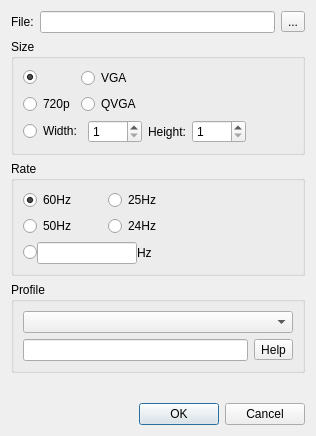
<?xml version="1.0" encoding="UTF-8"?>
<ui version="4.0">
 <class>RecordingOptions</class>
 <widget class="QDialog" name="RecordingOptions">
  <property name="geometry">
   <rect>
    <x>0</x>
    <y>0</y>
    <width>316</width>
    <height>436</height>
   </rect>
  </property>
  <property name="windowTitle">
   <string>Video options</string>
  </property>
  <layout class="QVBoxLayout" name="verticalLayout">
   <item>
    <layout class="QHBoxLayout" name="horizontalLayout_3">
     <item>
      <widget class="QLabel" name="label">
       <property name="sizePolicy">
        <sizepolicy hsizetype="Minimum" vsizetype="Preferred">
         <horstretch>0</horstretch>
         <verstretch>0</verstretch>
        </sizepolicy>
       </property>
       <property name="text">
        <string>File:</string>
       </property>
      </widget>
     </item>
     <item>
      <widget class="QLineEdit" name="file"/>
     </item>
     <item>
      <widget class="QToolButton" name="pickfile">
       <property name="text">
        <string>...</string>
       </property>
      </widget>
     </item>
    </layout>
   </item>
   <item>
    <widget class="QGroupBox" name="groupBox">
     <property name="title">
      <string>Size</string>
     </property>
     <layout class="QGridLayout" name="gridLayout_2">
      <item row="0" column="0">
       <widget class="QRadioButton" name="sizeOriginal">
        <property name="text">
         <string/>
        </property>
        <property name="checked">
         <bool>true</bool>
        </property>
       </widget>
      </item>
      <item row="0" column="1">
       <widget class="QRadioButton" name="sizeVGA">
        <property name="text">
         <string>VGA</string>
        </property>
       </widget>
      </item>
      <item row="1" column="0">
       <widget class="QRadioButton" name="size720p">
        <property name="text">
         <string>720p</string>
        </property>
       </widget>
      </item>
      <item row="1" column="1">
       <widget class="QRadioButton" name="sizeQVGA">
        <property name="text">
         <string>QVGA</string>
        </property>
       </widget>
      </item>
      <item row="2" column="0" colspan="3">
       <layout class="QHBoxLayout" name="horizontalLayout_2">
        <item>
         <widget class="QRadioButton" name="sizeCustom">
          <property name="text">
           <string>Width:</string>
          </property>
         </widget>
        </item>
        <item>
         <widget class="QSpinBox" name="sizeWidth">
          <property name="minimum">
           <number>1</number>
          </property>
          <property name="maximum">
           <number>9999</number>
          </property>
         </widget>
        </item>
        <item>
         <widget class="QLabel" name="label_2">
          <property name="sizePolicy">
           <sizepolicy hsizetype="Minimum" vsizetype="Preferred">
            <horstretch>0</horstretch>
            <verstretch>0</verstretch>
           </sizepolicy>
          </property>
          <property name="text">
           <string>Height:</string>
          </property>
         </widget>
        </item>
        <item>
         <widget class="QSpinBox" name="sizeHeight">
          <property name="minimum">
           <number>1</number>
          </property>
          <property name="maximum">
           <number>9999</number>
          </property>
         </widget>
        </item>
        <item>
         <spacer name="horizontalSpacer_3">
          <property name="orientation">
           <enum>Qt::Horizontal</enum>
          </property>
          <property name="sizeType">
           <enum>QSizePolicy::MinimumExpanding</enum>
          </property>
          <property name="sizeHint" stdset="0">
           <size>
            <width>40</width>
            <height>20</height>
           </size>
          </property>
         </spacer>
        </item>
       </layout>
      </item>
      <item row="0" column="2">
       <spacer name="horizontalSpacer_4">
        <property name="orientation">
         <enum>Qt::Horizontal</enum>
        </property>
        <property name="sizeType">
         <enum>QSizePolicy::MinimumExpanding</enum>
        </property>
        <property name="sizeHint" stdset="0">
         <size>
          <width>40</width>
          <height>20</height>
         </size>
        </property>
       </spacer>
      </item>
     </layout>
    </widget>
   </item>
   <item>
    <widget class="QGroupBox" name="rateOptions">
     <property name="title">
      <string>Rate</string>
     </property>
     <layout class="QGridLayout" name="gridLayout_4">
      <item row="0" column="0">
       <widget class="QRadioButton" name="hz60">
        <property name="sizePolicy">
         <sizepolicy hsizetype="Minimum" vsizetype="Fixed">
          <horstretch>0</horstretch>
          <verstretch>0</verstretch>
         </sizepolicy>
        </property>
        <property name="text">
         <string>60Hz</string>
        </property>
        <property name="checked">
         <bool>true</bool>
        </property>
       </widget>
      </item>
      <item row="1" column="0">
       <widget class="QRadioButton" name="hz50">
        <property name="text">
         <string>50Hz</string>
        </property>
       </widget>
      </item>
      <item row="0" column="2">
       <widget class="QRadioButton" name="hz25">
        <property name="text">
         <string>25Hz</string>
        </property>
       </widget>
      </item>
      <item row="2" column="0" colspan="4">
       <layout class="QHBoxLayout" name="horizontalLayout">
        <property name="spacing">
         <number>0</number>
        </property>
        <item>
         <widget class="QRadioButton" name="hzCustom">
          <property name="text">
           <string/>
          </property>
         </widget>
        </item>
        <item>
         <widget class="QLineEdit" name="hz">
          <property name="sizePolicy">
           <sizepolicy hsizetype="Fixed" vsizetype="Fixed">
            <horstretch>0</horstretch>
            <verstretch>0</verstretch>
           </sizepolicy>
          </property>
          <property name="minimumSize">
           <size>
            <width>60</width>
            <height>0</height>
           </size>
          </property>
          <property name="maximumSize">
           <size>
            <width>100</width>
            <height>16777215</height>
           </size>
          </property>
         </widget>
        </item>
        <item>
         <widget class="QLabel" name="label_3">
          <property name="text">
           <string>Hz</string>
          </property>
         </widget>
        </item>
        <item>
         <spacer name="horizontalSpacer_2">
          <property name="orientation">
           <enum>Qt::Horizontal</enum>
          </property>
          <property name="sizeType">
           <enum>QSizePolicy::MinimumExpanding</enum>
          </property>
          <property name="sizeHint" stdset="0">
           <size>
            <width>40</width>
            <height>20</height>
           </size>
          </property>
         </spacer>
        </item>
       </layout>
      </item>
      <item row="1" column="2">
       <widget class="QRadioButton" name="hz24">
        <property name="text">
         <string>24Hz</string>
        </property>
       </widget>
      </item>
      <item row="0" column="3">
       <spacer name="horizontalSpacer">
        <property name="orientation">
         <enum>Qt::Horizontal</enum>
        </property>
        <property name="sizeType">
         <enum>QSizePolicy::MinimumExpanding</enum>
        </property>
        <property name="sizeHint" stdset="0">
         <size>
          <width>40</width>
          <height>20</height>
         </size>
        </property>
       </spacer>
      </item>
      <item row="0" column="1">
       <spacer name="horizontalSpacer_5">
        <property name="orientation">
         <enum>Qt::Horizontal</enum>
        </property>
        <property name="sizeType">
         <enum>QSizePolicy::Fixed</enum>
        </property>
        <property name="sizeHint" stdset="0">
         <size>
          <width>20</width>
          <height>20</height>
         </size>
        </property>
       </spacer>
      </item>
     </layout>
    </widget>
   </item>
   <item>
    <widget class="QGroupBox" name="ffmpegOptions">
     <property name="title">
      <string>Profile</string>
     </property>
     <layout class="QGridLayout" name="gridLayout_3">
      <item row="0" column="0" colspan="3">
       <widget class="QComboBox" name="profile"/>
      </item>
      <item row="1" column="0" colspan="2">
       <widget class="QLineEdit" name="args"/>
      </item>
      <item row="1" column="2">
       <widget class="QToolButton" name="ffmpegHelp">
        <property name="text">
         <string>Help</string>
        </property>
       </widget>
      </item>
     </layout>
    </widget>
   </item>
   <item>
    <widget class="QLabel" name="warning">
     <property name="text">
      <string/>
     </property>
    </widget>
   </item>
   <item>
    <widget class="QDialogButtonBox" name="buttonBox">
     <property name="orientation">
      <enum>Qt::Horizontal</enum>
     </property>
     <property name="standardButtons">
      <set>QDialogButtonBox::Cancel|QDialogButtonBox::Ok</set>
     </property>
    </widget>
   </item>
  </layout>
 </widget>
 <tabstops>
  <tabstop>file</tabstop>
  <tabstop>pickfile</tabstop>
  <tabstop>sizeOriginal</tabstop>
  <tabstop>sizeVGA</tabstop>
  <tabstop>size720p</tabstop>
  <tabstop>sizeQVGA</tabstop>
  <tabstop>sizeCustom</tabstop>
  <tabstop>sizeWidth</tabstop>
  <tabstop>sizeHeight</tabstop>
  <tabstop>hz60</tabstop>
  <tabstop>hz25</tabstop>
  <tabstop>hz50</tabstop>
  <tabstop>hz24</tabstop>
  <tabstop>hzCustom</tabstop>
  <tabstop>hz</tabstop>
  <tabstop>profile</tabstop>
  <tabstop>args</tabstop>
  <tabstop>ffmpegHelp</tabstop>
  <tabstop>buttonBox</tabstop>
 </tabstops>
 <resources/>
 <connections>
  <connection>
   <sender>hzCustom</sender>
   <signal>clicked()</signal>
   <receiver>hz</receiver>
   <slot>setFocus()</slot>
   <hints>
    <hint type="sourcelabel">
     <x>43</x>
     <y>257</y>
    </hint>
    <hint type="destinationlabel">
     <x>129</x>
     <y>262</y>
    </hint>
   </hints>
  </connection>
  <connection>
   <sender>hz</sender>
   <signal>textChanged(QString)</signal>
   <receiver>hzCustom</receiver>
   <slot>toggle()</slot>
   <hints>
    <hint type="sourcelabel">
     <x>143</x>
     <y>262</y>
    </hint>
    <hint type="destinationlabel">
     <x>43</x>
     <y>257</y>
    </hint>
   </hints>
  </connection>
  <connection>
   <sender>hz</sender>
   <signal>selectionChanged()</signal>
   <receiver>hzCustom</receiver>
   <slot>toggle()</slot>
   <hints>
    <hint type="sourcelabel">
     <x>143</x>
     <y>262</y>
    </hint>
    <hint type="destinationlabel">
     <x>43</x>
     <y>257</y>
    </hint>
   </hints>
  </connection>
  <connection>
   <sender>buttonBox</sender>
   <signal>accepted()</signal>
   <receiver>RecordingOptions</receiver>
   <slot>accept()</slot>
   <hints>
    <hint type="sourcelabel">
     <x>258</x>
     <y>424</y>
    </hint>
    <hint type="destinationlabel">
     <x>60</x>
     <y>219</y>
    </hint>
   </hints>
  </connection>
  <connection>
   <sender>buttonBox</sender>
   <signal>rejected()</signal>
   <receiver>RecordingOptions</receiver>
   <slot>reject()</slot>
   <hints>
    <hint type="sourcelabel">
     <x>258</x>
     <y>424</y>
    </hint>
    <hint type="destinationlabel">
     <x>92</x>
     <y>219</y>
    </hint>
   </hints>
  </connection>
  <connection>
   <sender>profile</sender>
   <signal>activated(int)</signal>
   <receiver>RecordingOptions</receiver>
   <slot>pickProfile(int)</slot>
   <hints>
    <hint type="sourcelabel">
     <x>92</x>
     <y>329</y>
    </hint>
    <hint type="destinationlabel">
     <x>48</x>
     <y>194</y>
    </hint>
   </hints>
  </connection>
  <connection>
   <sender>args</sender>
   <signal>textEdited(QString)</signal>
   <receiver>RecordingOptions</receiver>
   <slot>storeCustomArgs(QString)</slot>
   <hints>
    <hint type="sourcelabel">
     <x>128</x>
     <y>357</y>
    </hint>
    <hint type="destinationlabel">
     <x>102</x>
     <y>189</y>
    </hint>
   </hints>
  </connection>
  <connection>
   <sender>sizeWidth</sender>
   <signal>valueChanged(int)</signal>
   <receiver>sizeCustom</receiver>
   <slot>toggle()</slot>
   <hints>
    <hint type="sourcelabel">
     <x>108</x>
     <y>133</y>
    </hint>
    <hint type="destinationlabel">
     <x>48</x>
     <y>133</y>
    </hint>
   </hints>
  </connection>
  <connection>
   <sender>sizeHeight</sender>
   <signal>valueChanged(int)</signal>
   <receiver>sizeCustom</receiver>
   <slot>toggle()</slot>
   <hints>
    <hint type="sourcelabel">
     <x>212</x>
     <y>133</y>
    </hint>
    <hint type="destinationlabel">
     <x>64</x>
     <y>129</y>
    </hint>
   </hints>
  </connection>
 </connections>
 <slots>
  <signal>filePicked(QString)</signal>
  <signal>argumentsPicked(QString)</signal>
  <slot>pickFile()</slot>
  <slot>pickProfile(int)</slot>
  <slot>storeCustomArgs(QString)</slot>
 </slots>
</ui>
